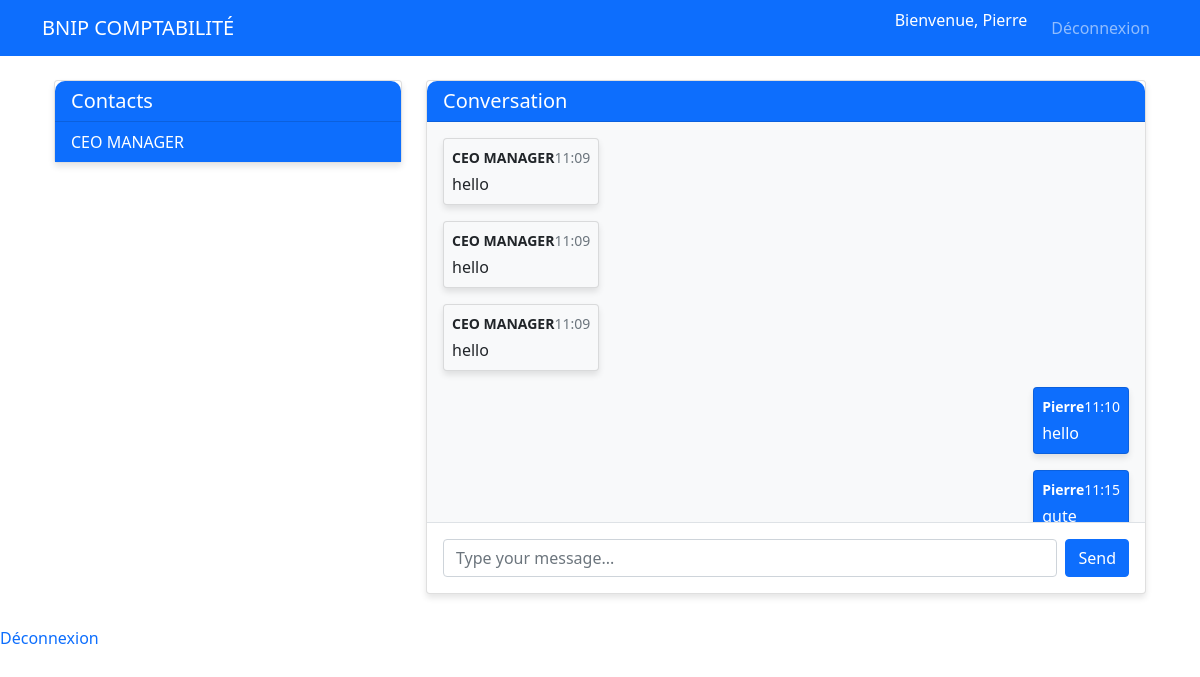
Page /chat (signed in) on the committed database.
### tables this page shows
CREATE TABLE users (
        id INTEGER PRIMARY KEY AUTOINCREMENT,
        username TEXT UNIQUE NOT NULL,
        password TEXT NOT NULL,
        role TEXT NOT NULL,
        salary_rate REAL DEFAULT 0
    );

CREATE TABLE messages (
        id INTEGER PRIMARY KEY AUTOINCREMENT,
        sender_id INTEGER NOT NULL,
        receiver_id INTEGER NOT NULL,
        message TEXT NOT NULL,
        timestamp TEXT NOT NULL,
        is_read INTEGER DEFAULT 0,
        FOREIGN KEY(sender_id) REFERENCES users(id),
        FOREIGN KEY(receiver_id) REFERENCES users(id)
    );

### app.py (the view)
@app.route('/chat')
def chat():
    if 'username' not in session:
        return redirect(url_for('login'))
    conn = get_db_connection()
    ceo = conn.execute('SELECT id FROM users WHERE username = "CEO MANAGER"').fetchone()
    ceo_id = ceo['id'] if ceo else None
    if session['role'] == 'manager':
        contacts = conn.execute('SELECT id, username FROM users WHERE role = "employee"').fetchall()
        default_contact = request.args.get('contact', contacts[0]['id'] if contacts else None, type=int)
    else:
        contacts = [{'id': ceo_id, 'username': 'CEO MANAGER'}] if ceo_id else []
        default_contact = ceo_id
    messages = []
    if default_contact:
        messages = conn.execute('''SELECT m.*, u.username as sender_name
                                FROM messages m JOIN users u ON m.sender_id = u.id
                                WHERE (sender_id = ? AND receiver_id = ?) OR
                                      (sender_id = ? AND receiver_id = ?)
                                ORDER BY timestamp''',
                                (session['user_id'], default_contact,
                                 default_contact, session['user_id'])).fetchall()
    if default_contact and session['user_id']:
        conn.execute('''UPDATE messages SET is_read = 1
                      WHERE receiver_id = ? AND sender_id = ?''',
                   (session['user_id'], default_contact))
        conn.commit()
    conn.close()
    return render_template('chat.html',
                         contacts=contacts,
                         messages=messages,
                         current_contact=default_contact)

### app.py (called while the page is built)
def get_db_connection():
    conn = sqlite3.connect('database.db')
    conn.row_factory = sqlite3.Row
    return conn

### templates/chat.html (shortened to what this page needs)
{% extends "base.html" %}
{% block content %}
<div class="container-fluid">
    <div class="row">
        <div class="col-md-4">
            <div class="card">
                <div class="card-header bg-primary text-white d-flex justify-content-between align-items-center">
                    <h5 class="mb-0">Contacts</h5>
                </div>
                <div class="card-body p-0">
                    <div class="list-group list-group-flush">
                        {% for contact in contacts %}
                        <a href="{{ url_for('chat', contact=contact.id) }}"
                           class="list-group-item list-group-item-action {% if current_contact == contact.id %}active{% endif %}">
                            <div class="d-flex justify-content-between align-items-center">
                                <span>{{ contact.username }}</span>
                            </div>
                        </a>
                        {% endfor %}
                    </div>
                </div>
            </div>
        </div>
        <div class="col-md-8">
            <div class="card h-100">
                <div class="card-header bg-primary text-white d-flex justify-content-between align-items-center">
                    <h5 class="mb-0">Conversation</h5>
                </div>
                <div class="card-body p-0 d-flex flex-column">
                    <div class="flex-grow-1 p-3 overflow-auto" style="height: 400px;" id="message-container">
                        {% for message in messages %}
                        <div class="mb-3 d-flex {% if message.sender_id == session.user_id %}justify-content-end{% else %}justify-content-start{% endif %}">
                            <div class="card {% if message.sender_id == session.user_id %}bg-primary text-white{% else %}bg-light{% endif %}"
                                 style="max-width: 75%;" data-message-id="{{ message.id }}">
                                <div class="card-body p-2 position-relative">
                                    <div class="dropdown position-absolute top-0 {% if message.sender_id == session.user_id %}end-0{% else %}start-0{% endif %}">
                                        <button class="btn btn-sm {% if message.sender_id == session.user_id %}text-white{% else %}text-dark{% endif %}"
                                                type="button" data-bs-toggle="dropdown" aria-expanded="false">
                                        </button>
                                    </div>
                                    <div class="d-flex justify-content-between align-items-center mb-1">
                                        <small class="fw-bold">{{ message.sender_name }}</small>
                                        <small class="{% if message.sender_id == session.user_id %}text-white{% else %}text-muted{% endif %}">
                                            {{ message.timestamp.split(' ')[1][:5] }}
                                        </small>
                                    </div>
                                    <p class="mb-0">{{ message.message }}</p>
                                </div>
                            </div>
                        </div>
                        {% endfor %}
                    </div>
                    <div class="p-3 border-top">
                        <form id="message-form" class="d-flex">
                            <input type="text" id="message-input" class="form-control me-2" placeholder="Type your message..." required>
                            <button type="submit" class="btn btn-primary">
                                 Send
                            </button>
                        </form>
                    </div>
                </div>
            </div>
        </div>
    </div>
</div>
{% endblock %}

### templates/base.html (shortened to what this page needs)
<!DOCTYPE html>
<html lang="fr">
<head>
    <link rel="stylesheet" href="{{ url_for('static', filename='style.css') }}">
    <link href="https://cdn.jsdelivr.net/npm/bootstrap@5.1.3/dist/css/bootstrap.min.css" rel="stylesheet">
</head>
<body>
    <nav class="navbar navbar-expand-lg navbar-dark bg-primary">
        <div class="container">
            <a class="navbar-brand" href="#">BNIP COMPTABILITÉ</a>
            <div class="navbar-nav ms-auto">
                {% if 'username' in session %}
                    <span class="nav-item text-white me-3">Bienvenue, {{ session['username'] }}</span>
                    <a class="nav-item nav-link" href="{{ url_for('logout') }}">Déconnexion</a>
                {% else %}
                    <a class="nav-item nav-link" href="{{ url_for('login') }}">Connexion</a>
                {% endif %}
            </div>
        </div>
    </nav>
    <div class="container mt-4">
        {% block content %}{% endblock %}
    </div>
    <div class="navbar-nav ms-auto">
    {% if 'username' in session %}
        <span class="nav-item text-white me-3">Bienvenue, {{ session['username'] }}</span>
        <a class="nav-item nav-link" href="{{ url_for('logout') }}">Déconnexion</a>
    {% else %}
        <a class="nav-item nav-link" href="{{ url_for('register') }}">Inscription</a>
        <a class="nav-item nav-link" href="{{ url_for('login') }}">Connexion</a>
    {% endif %}
</div>
</body>
</html>

### static/style.css (style rules this page uses)
body { background-color: #f8f9fa; font-family: 'Segoe UI', Tahoma, Geneva, Verdana, sans-serif; }
.card { border-radius: 10px; box-shadow: 0 4px 6px rgba(0, 0, 0, 0.1); }
.card-header { border-radius: 10px 10px 0 0 !important; }
.list-group-item.active { background-color: #0d6efd; border-color: #0d6efd; }
.btn-primary { background-color: #0d6efd; border-color: #0d6efd; }
#message-container { scroll-behavior: smooth; }

### templates/chat.html (style rules this page uses)
#message-container { background-color: #f8f9fa; scroll-behavior: smooth; }
.card-body { word-wrap: break-word; }

### rows in the picture
users: username "Pierre"
users: username "CEO MANAGER"
messages: sender_name "CEO MANAGER", timestamp "11:09", message "hello"
messages: sender_name "CEO MANAGER", timestamp "11:09", message "hello"
messages: sender_name "CEO MANAGER", timestamp "11:09", message "hello"
messages: sender_name "Pierre", timestamp "11:10", message "hello"
messages: sender_name "Pierre", timestamp "11:15", message "gute"
